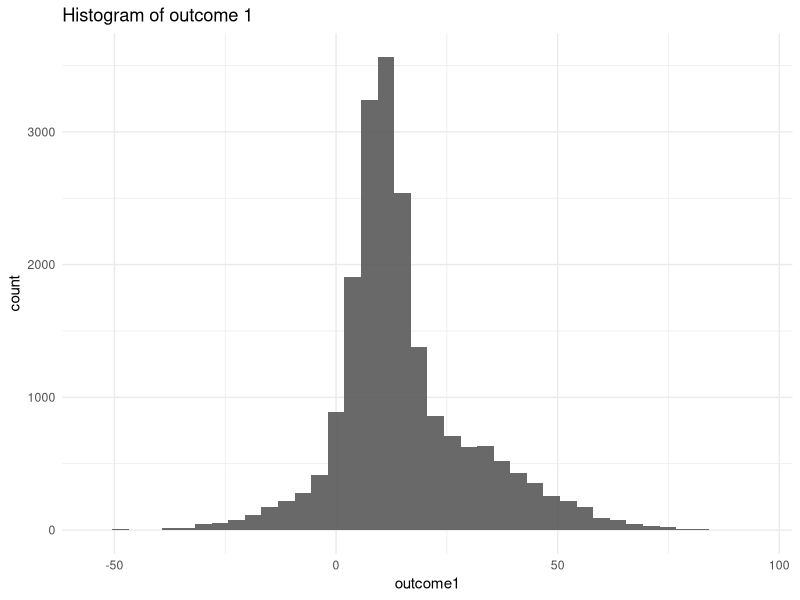
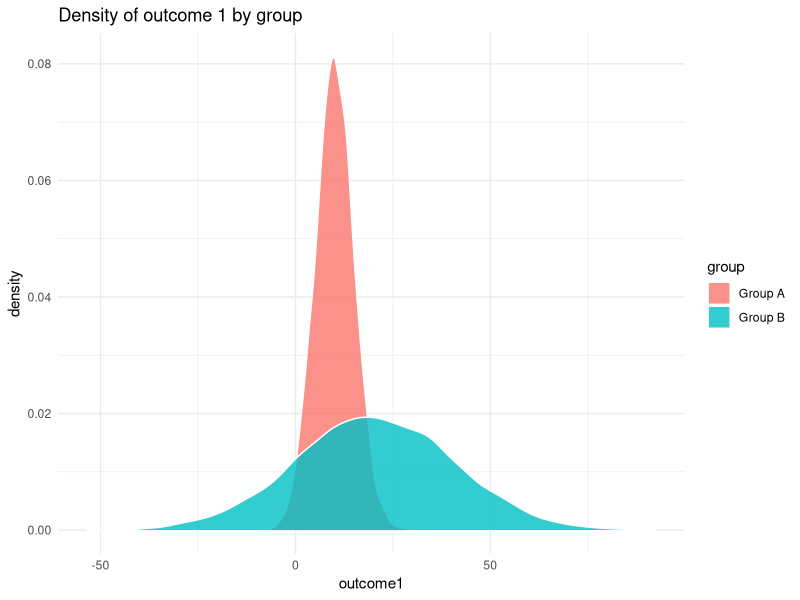
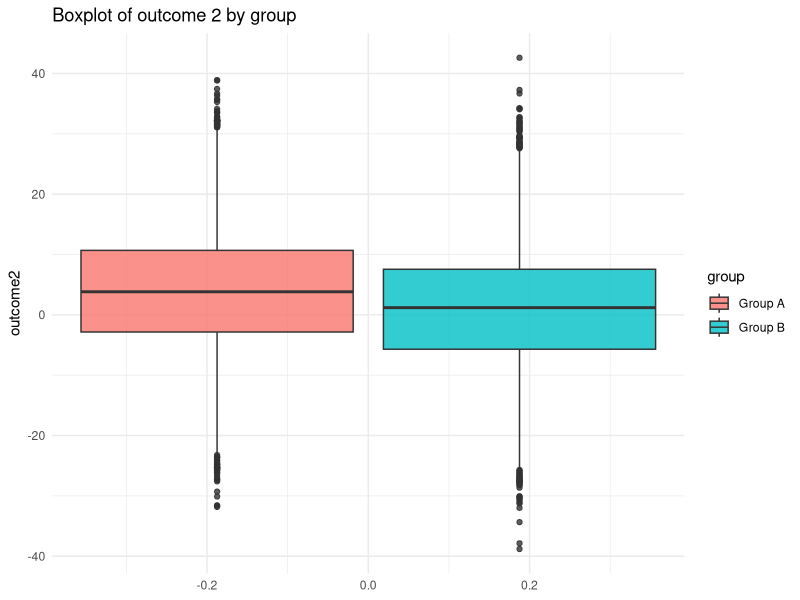
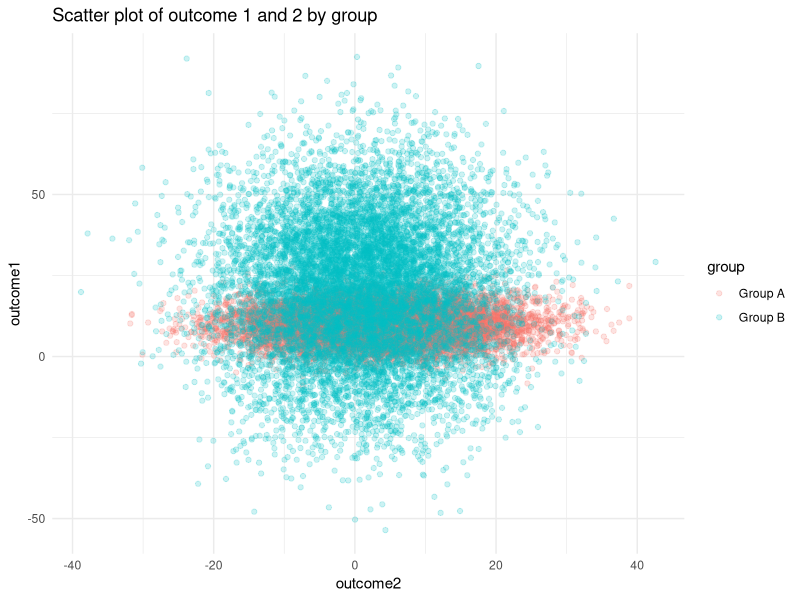
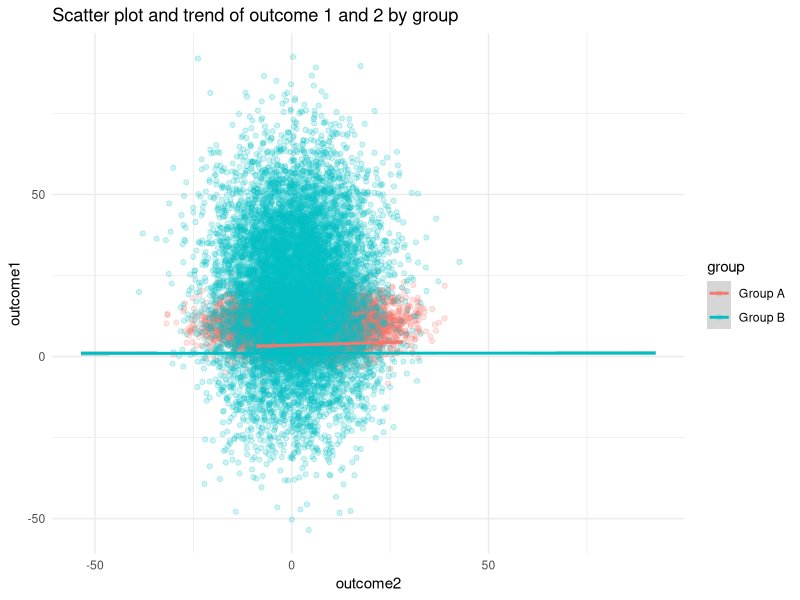

Reproduce these figures in R, in order.
## ---- chunk 1
knitr::opts_chunk$set(echo = TRUE)
library(tidyverse)
  theme_set(theme_minimal())
## ---- chunk 2
sam <- 10000
data <- tibble(
  group = c(rep("Group A", sam), rep("Group B", sam)),
  outcome1 = c(rnorm(sam, 10, 5), rnorm(sam, 20, 20)),
  outcome2 = c(rnorm(sam, 4, 10), rnorm(sam, 1, 10))
)

# Look at your data
data

# Summarise your data 
summary(data)
## ---- chunk 3
  ggplot(data) +
  geom_histogram(aes(x = outcome1),
               alpha = .9, bins = 40) +
    labs(title = "Histogram of outcome 1")
## ---- chunk 4
  ggplot(data) +
  geom_density(aes(x = outcome1, 
                   fill = group),
               alpha = .8, colour = "white") +
  labs(title = "Density of outcome 1 by group")

## ---- chunk 5
  ggplot(data) +
  geom_boxplot(aes(y = outcome2, 
                   fill = group),
               alpha = .8) +
  labs(title = "Boxplot of outcome 2 by group")

## ---- chunk 6
  ggplot(data) +
  geom_point(aes(x = outcome2,
                 y = outcome1,
                   colour = group),
               alpha = 0.2) +
  labs(title = "Scatter plot of outcome 1 and 2 by group")
## ---- chunk 7
  ggplot(data) +
  geom_point(aes(x = outcome2,
                 y = outcome1,
                   colour = group),
             alpha = 0.2) +
   geom_smooth(aes(x = outcome1,
                  y = outcome2,
                  colour = group),
               method = "lm") +
  labs(title = "Scatter plot and trend of outcome 1 and 2 by group")
## ---- chunk 8
data_aov <- aov(outcome1 ~ group, data = data)
summary(data_aov)
